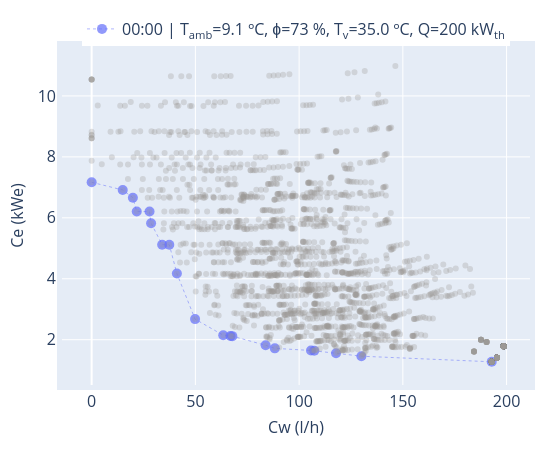

Here is the notebook cell this chart was saved with:
### Code cell
# Visualize pareto front
from solhycool_optimization.visualization.pareto import plot_pareto_front

plot_pareto_front(ops_list=[ops], additional_pts=consumption_array, full_legend=True)

### Figure 1 — Plotly figure (JSON) as saved in the notebook; plotly's stock layout.template omitted (floating-point values rounded to 4 significant figures; data arrays with more than 128 entries replaced by an {"elided": "..."} marker saying what was removed)
{"data": [{"line": {"color": "#636EFA", "dash": "dot", "width": 0.5}, "marker": {"color": "#636EFA", "opacity": 0.7, "size": 10, "symbol": "circle"}, "mode": "lines+markers", "name": "00:00 | T<sub>amb</sub>=9.1 ºC, ɸ=73 %, T<sub>v</sub>=35.0 ºC, Q=200 kW<sub>th</sub>", "type": "scatter", "x": [0, 14.98, 19.87, 21.74, 27.9, 28.65, 33.98, 37.43, 41.08, 49.85, 63.42, 66.91, 67.81, 83.85, 88.27, 105.7, 107.3, 117.8, 130.0, 192.8], "y": [7.165, 6.913, 6.661, 6.204, 6.204, 5.824, 5.118, 5.118, 4.171, 2.675, 2.147, 2.121, 2.117, 1.816, 1.716, 1.646, 1.636, 1.555, 1.458, 1.275]}, {"marker": {"color": "#9a9996", "line": {"width": 3}, "opacity": 0.3, "size": 3, "symbol": 100}, "mode": "markers", "name": "Additional evaluation points", "showlegend": false, "type": "scatter", "x": {"elided": "2035 float values"}, "y": {"elided": "2035 float values"}}], "layout": {"font": {"size": 16}, "height": 450, "legend": {"bgcolor": "rgba(255,255,255,1)", "x": 0.5, "xanchor": "center", "y": 1, "yanchor": "bottom"}, "margin": {"b": 20, "l": 20, "pad": 5, "r": 20, "t": 20}, "newshape": {"fillcolor": "#00CC96", "layer": "below", "line": {"color": "#00CC96"}, "opacity": 0.5}, "width": 550, "xaxis": {"title": {"font": {"size": 16}, "text": "Cw (l/h)"}}, "yaxis": {"title": {"font": {"size": 16}, "text": "Ce (kWe)"}}}}
